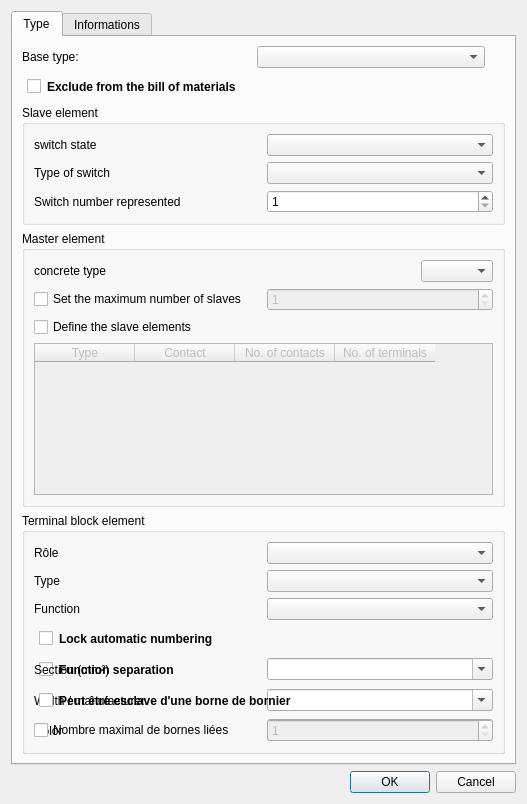
<?xml version="1.0" encoding="UTF-8"?>
<ui version="4.0">
 <class>ElementPropertiesEditorWidget</class>
 <widget class="QDialog" name="ElementPropertiesEditorWidget">
  <property name="geometry">
   <rect>
    <x>0</x>
    <y>0</y>
    <width>527</width>
    <height>492</height>
   </rect>
  </property>
  <property name="windowTitle">
   <string>Element Property</string>
  </property>
  <property name="sizeGripEnabled">
   <bool>false</bool>
  </property>
  <layout class="QVBoxLayout" name="verticalLayout">
   <item>
    <widget class="QTabWidget" name="tabWidget">
     <property name="currentIndex">
      <number>0</number>
     </property>
     <widget class="QWidget" name="Type">
      <attribute name="title">
       <string>Type</string>
      </attribute>
      <layout class="QVBoxLayout" name="verticalLayout_3">
       <item>
        <layout class="QHBoxLayout" name="horizontalLayout">
         <item>
          <widget class="QLabel" name="label">
           <property name="text">
            <string>Base type:</string>
           </property>
          </widget>
         </item>
         <item>
          <widget class="QComboBox" name="m_base_type_cb"/>
         </item>
        <item>
         <spacer name="verticalSpacer_2">
          <property name="orientation">
           <enum>Qt::Vertical</enum>
          </property>
          <property name="sizeHint" stdset="0">
           <size>
            <width>20</width>
            <height>40</height>
           </size>
          </property>
         </spacer>
        </item>
       </layout>
       </item>
       <item>
        <widget class="QCheckBox" name="m_exclude_from_bom_cb">
         <property name="styleSheet">
          <string>margin: 5px; font-weight: bold;</string>
         </property>
         <property name="text">
          <string>Exclude from the bill of materials</string>
         </property>
        </widget>
       </item>
       <item>
        <widget class="QGroupBox" name="m_slave_gb">
         <property name="title">
          <string>Slave element</string>
         </property>
         <layout class="QVBoxLayout" name="verticalLayout_2">
          <item>
           <layout class="QGridLayout" name="gridLayout">
            <item row="3" column="1">
             <widget class="QSpinBox" name="m_number_ctc">
              <property name="minimum">
               <number>1</number>
              </property>
             </widget>
            </item>
            <item row="3" column="0">
             <widget class="QLabel" name="label_4">
              <property name="text">
               <string>Switch number represented</string>
              </property>
             </widget>
            </item>
            <item row="2" column="0">
             <widget class="QLabel" name="label_3">
              <property name="text">
               <string>Type of switch</string>
              </property>
             </widget>
            </item>
            <item row="1" column="0">
             <widget class="QLabel" name="label_2">
              <property name="text">
               <string>switch state</string>
              </property>
             </widget>
            </item>
            <item row="1" column="1">
             <widget class="QComboBox" name="m_state_cb"/>
            </item>
            <item row="2" column="1">
             <widget class="QComboBox" name="m_type_cb"/>
            </item>
           </layout>
          </item>
         </layout>
        </widget>
       </item>
       <item>
        <widget class="QGroupBox" name="m_master_gb">
         <property name="title">
          <string>Master element</string>
         </property>
           <layout class="QGridLayout" name="gridLayout_3">
            <item row="0" column="0" colspan="2">
             <layout class="QHBoxLayout" name="type_concret_layout">
              <item>
               <widget class="QLabel" name="label_5">
                <property name="text">
                 <string>concrete type</string>
                </property>
               </widget>
              </item>
              <item>
               <spacer name="type_concret_spacer">
                <property name="orientation">
                 <enum>Qt::Horizontal</enum>
                </property>
                <property name="sizeHint" stdset="0">
                 <size>
                  <width>40</width>
                  <height>20</height>
                 </size>
                </property>
               </spacer>
              </item>
              <item>
               <widget class="QComboBox" name="m_master_type_cb"/>
              </item>
             </layout>
            </item>
          <item row="1" column="0">
           <widget class="QCheckBox" name="max_slaves_checkbox">
            <property name="text">
             <string>Set the maximum number of slaves</string>
            </property>
           </widget>
          </item>
          <item row="1" column="1">
           <widget class="QSpinBox" name="max_slaves_spinbox">
            <property name="enabled">
             <bool>false</bool>
            </property>
            <property name="minimum">
             <number>1</number>
            </property>
           </widget>
          </item>
          <item row="2" column="0">
           <widget class="QCheckBox" name="m_slave_groups_checkbox">
            <property name="text">
             <string>Define the slave elements</string>
            </property>
           </widget>
          </item>
          <item row="3" column="0" colspan="2">
           <widget class="QTableWidget" name="m_slave_groups_table">
            <property name="enabled">
             <bool>false</bool>
            </property>
            <property name="minimumSize">
             <size>
              <width>0</width>
              <height>150</height>
             </size>
            </property>
            <property name="selectionMode">
             <enum>QAbstractItemView::SingleSelection</enum>
            </property>
            <property name="selectionBehavior">
             <enum>QAbstractItemView::SelectRows</enum>
            </property>
            <property name="columnCount">
             <number>4</number>
            </property>
            <column>
             <property name="text">
              <string>Type</string>
             </property>
            </column>
            <column>
             <property name="text">
              <string>Contact</string>
             </property>
            </column>
            <column>
             <property name="text">
              <string>No. of contacts</string>
             </property>
            </column>
            <column>
             <property name="text">
              <string>No. of terminals</string>
             </property>
            </column>
           </widget>
          </item>
         </layout>
        </widget>
       </item>
       <item>
        <widget class="QGroupBox" name="m_terminal_gb">
         <property name="title">
          <string>Terminal block element</string>
         </property>
         <layout class="QGridLayout" name="gridLayout_2">
          <item row="0" column="0">
           <widget class="QLabel" name="m_terminal_role_label">
            <property name="text">
             <string>Rôle</string>
            </property>
           </widget>
          </item>
          <item row="0" column="1">
           <widget class="QComboBox" name="m_terminal_role_cb"/>
          </item>
          <item row="1" column="0">
           <widget class="QLabel" name="label_6">
            <property name="text">
             <string>Type</string>
            </property>
           </widget>
          </item>
          <item row="2" column="0">
           <widget class="QLabel" name="label_7">
            <property name="text">
             <string>Function</string>
            </property>
           </widget>
          </item>
          <item row="1" column="1">
           <widget class="QComboBox" name="m_terminal_type_cb"/>
          </item>
          <item row="2" column="1">
           <widget class="QComboBox" name="m_terminal_func_cb"/>
          </item>
          <item row="3" column="0" colspan="2">
           <widget class="QCheckBox" name="m_auto_num_locked_cb">
            <property name="styleSheet">
             <string>margin: 5px; font-weight: bold;</string>
            </property>
            <property name="text">
             <string>Lock automatic numbering</string>
            </property>
           </widget>
          </item>
          <item row="4" column="0" colspan="2">
           <widget class="QCheckBox" name="m_potential_isolating_cb">
            <property name="styleSheet">
             <string>margin: 5px; font-weight: bold;</string>
            </property>
            <property name="text">
             <string>Function separation</string>
            </property>
           </widget>
          </item>
          <item row="4" column="0">
           <widget class="QLabel" name="label_terminal_section">
            <property name="text">
             <string>Section (mm²)</string>
            </property>
           </widget>
          </item>
          <item row="4" column="1">
           <widget class="QComboBox" name="m_terminal_section_cb">
            <property name="editable">
             <bool>true</bool>
            </property>
            <property name="insertPolicy">
             <enum>QComboBox::NoInsert</enum>
            </property>
           </widget>
          </item>
          <item row="5" column="0">
           <widget class="QLabel" name="label_terminal_width">
            <property name="text">
             <string>Width / manufacturer</string>
            </property>
           </widget>
          </item>
          <item row="5" column="1">
           <widget class="QComboBox" name="m_terminal_width_cb">
            <property name="editable">
             <bool>true</bool>
            </property>
            <property name="insertPolicy">
             <enum>QComboBox::NoInsert</enum>
            </property>
           </widget>
          </item>
          <item row="6" column="0">
           <widget class="QLabel" name="label_terminal_color">
            <property name="text">
             <string>Color</string>
            </property>
           </widget>
          </item>
          <item row="6" column="1">
           <widget class="QComboBox" name="m_terminal_color_cb">
            <property name="editable">
             <bool>true</bool>
            </property>
            <property name="insertPolicy">
             <enum>QComboBox::NoInsert</enum>
            </property>
           </widget>
          </item>
          <item row="5" column="0" colspan="2">
           <widget class="QCheckBox" name="m_strip_slave_cb">
            <property name="styleSheet">
             <string>margin: 5px; font-weight: bold;</string>
            </property>
            <property name="toolTip">
             <string>La borne reste dans son bornier, et peut en plus être liée à celle qui la représente sur le folio du bornier.</string>
            </property>
            <property name="text">
             <string>Peut être esclave d'une borne de bornier</string>
            </property>
           </widget>
          </item>
          <item row="6" column="0">
           <widget class="QCheckBox" name="m_strip_limit_cb">
            <property name="toolTip">
             <string>Combien de bornes du schéma peuvent être liées à cette borne : 1 pour une borne simple, 2 pour une borne à deux étages.</string>
            </property>
            <property name="text">
             <string>Nombre maximal de bornes liées</string>
            </property>
           </widget>
          </item>
          <item row="6" column="1">
           <widget class="QSpinBox" name="m_strip_limit_sb">
            <property name="enabled">
             <bool>false</bool>
            </property>
            <property name="minimum">
             <number>1</number>
            </property>
           </widget>
          </item>
         </layout>
        </widget>
       </item>
       </layout>
     </widget>
     <widget class="QWidget" name="Informations">
      <attribute name="title">
       <string>Informations</string>
      </attribute>
      <layout class="QVBoxLayout" name="verticalLayout_4">
       <item>
        <widget class="QTreeWidget" name="m_tree">
         <attribute name="headerDefaultSectionSize">
          <number>150</number>
         </attribute>
         <column>
          <property name="text">
           <string>Name</string>
          </property>
         </column>
         <column>
          <property name="text">
           <string>Values</string>
          </property>
         </column>
        </widget>
       </item>
      </layout>
     </widget>
    </widget>
   </item>
   <item>
    <widget class="QDialogButtonBox" name="m_buttonBox">
     <property name="orientation">
      <enum>Qt::Horizontal</enum>
     </property>
     <property name="standardButtons">
      <set>QDialogButtonBox::Cancel|QDialogButtonBox::Ok</set>
     </property>
    </widget>
   </item>
  </layout>
 </widget>
 <resources/>
 <connections>
  <connection>
   <sender>m_buttonBox</sender>
   <signal>accepted()</signal>
   <receiver>ElementPropertiesEditorWidget</receiver>
   <slot>accept()</slot>
   <hints>
    <hint type="sourcelabel">
     <x>248</x>
     <y>254</y>
    </hint>
    <hint type="destinationlabel">
     <x>157</x>
     <y>274</y>
    </hint>
   </hints>
  </connection>
  <connection>
   <sender>m_buttonBox</sender>
   <signal>rejected()</signal>
   <receiver>ElementPropertiesEditorWidget</receiver>
   <slot>reject()</slot>
   <hints>
    <hint type="sourcelabel">
     <x>316</x>
     <y>260</y>
    </hint>
    <hint type="destinationlabel">
     <x>286</x>
     <y>274</y>
    </hint>
   </hints>
  </connection>
 </connections>
</ui>
